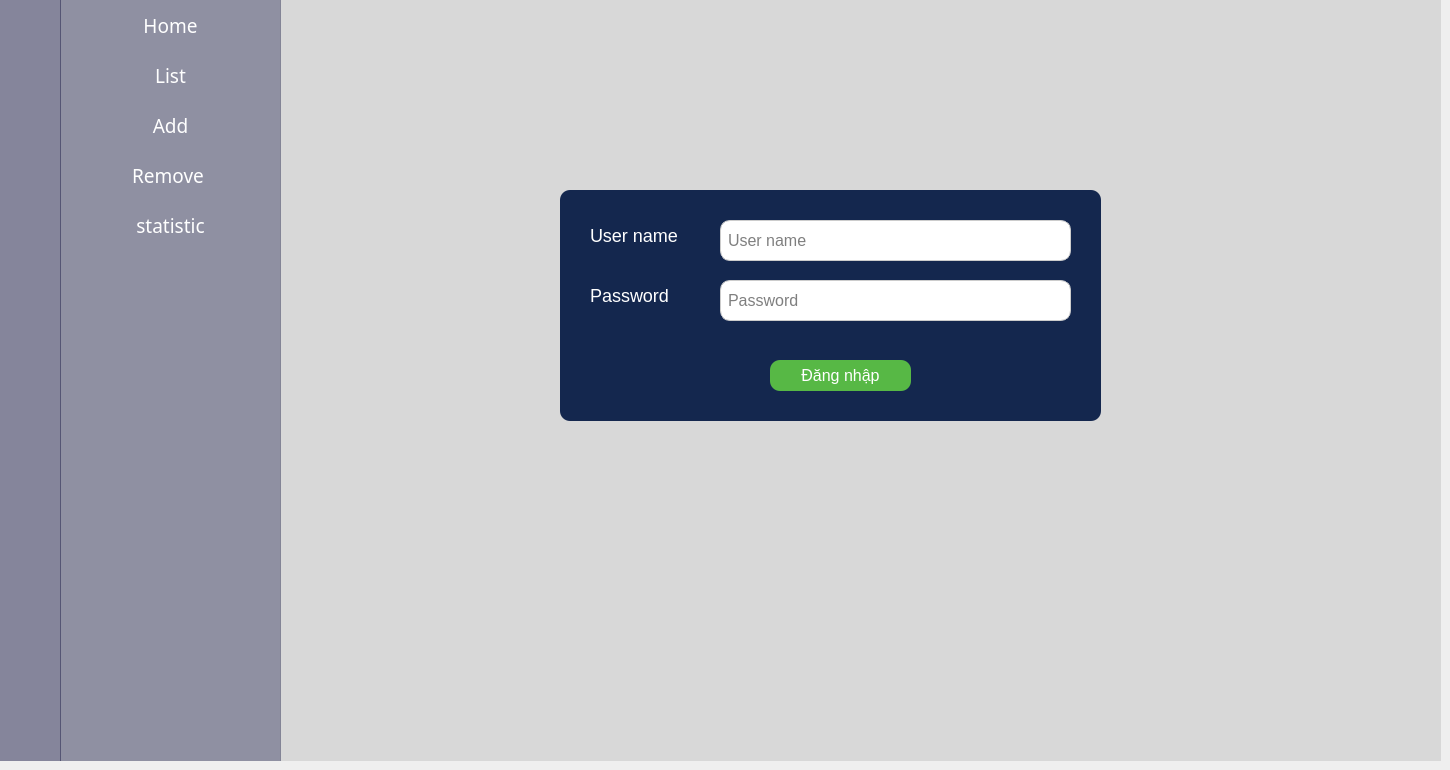
    <widget class="QWidget" name="Login">
     <widget class="QWidget" name="widget_3" native="true">
      <property name="geometry">
       <rect>
        <x>60</x>
        <y>0</y>
        <width>221</width>
        <height>761</height>
       </rect>
      </property>
      <property name="cursor">
       <cursorShape>ArrowCursor</cursorShape>
      </property>
      <property name="styleSheet">
       <string notr="true">background-color: rgba(47, 48, 85,0.5);</string>
      </property>
      <widget class="QPushButton" name="pushButton_16">
       <property name="geometry">
        <rect>
         <x>0</x>
         <y>0</y>
         <width>221</width>
         <height>51</height>
        </rect>
       </property>
       <property name="font">
        <font>
         <family>Algerian</family>
         <pointsize>14</pointsize>
        </font>
       </property>
       <property name="cursor">
        <cursorShape>PointingHandCursor</cursorShape>
       </property>
       <property name="styleSheet">
        <string notr="true">QPushButton {
background-color: rgba(0,0,0,0);
background-image: url();
border: none;
color: white;
}
QPushButton:hover{
background-color: #1a1946;
}
</string>
       </property>
       <property name="text">
        <string>Home</string>
       </property>
      </widget>
      <widget class="QPushButton" name="pushButton_17">
       <property name="geometry">
        <rect>
         <x>0</x>
         <y>50</y>
         <width>221</width>
         <height>51</height>
        </rect>
       </property>
       <property name="font">
        <font>
         <family>Algerian</family>
         <pointsize>14</pointsize>
        </font>
       </property>
       <property name="cursor">
        <cursorShape>PointingHandCursor</cursorShape>
       </property>
       <property name="styleSheet">
        <string notr="true">QPushButton {
background-color: rgba(0,0,0,0);
background-image: url();
border: none;
color: white;
}
QPushButton:hover{
background-color: #1a1946;
}
</string>
       </property>
       <property name="text">
        <string>List</string>
       </property>
      </widget>
      <widget class="QPushButton" name="pushButton_18">
       <property name="geometry">
        <rect>
         <x>0</x>
         <y>100</y>
         <width>221</width>
         <height>51</height>
        </rect>
       </property>
       <property name="font">
        <font>
         <family>Algerian</family>
         <pointsize>14</pointsize>
        </font>
       </property>
       <property name="cursor">
        <cursorShape>PointingHandCursor</cursorShape>
       </property>
       <property name="styleSheet">
        <string notr="true">QPushButton {
background-color: rgba(0,0,0,0);
background-image: url();
border: none;
color: white;
}
QPushButton:hover{
background-color: #1a1946;
}
</string>
       </property>
       <property name="text">
        <string>Add</string>
       </property>
      </widget>
      <widget class="QPushButton" name="pushButton_19">
       <property name="geometry">
        <rect>
         <x>0</x>
         <y>150</y>
         <width>221</width>
         <height>51</height>
        </rect>
       </property>
       <property name="font">
        <font>
         <family>Algerian</family>
         <pointsize>14</pointsize>
        </font>
       </property>
       <property name="cursor">
        <cursorShape>PointingHandCursor</cursorShape>
       </property>
       <property name="styleSheet">
        <string notr="true">QPushButton {
background-color: rgba(0,0,0,0);
background-image: url();
border: none;
color: white;
}
QPushButton:hover{
background-color: #1a1946;
}
</string>
       </property>
       <property name="text">
        <string>Remove </string>
       </property>
      </widget>
      <widget class="QPushButton" name="pushButton_20">
       <property name="geometry">
        <rect>
         <x>0</x>
         <y>200</y>
         <width>221</width>
         <height>51</height>
        </rect>
       </property>
       <property name="font">
        <font>
         <family>Algerian</family>
         <pointsize>14</pointsize>
        </font>
       </property>
       <property name="cursor">
        <cursorShape>PointingHandCursor</cursorShape>
       </property>
       <property name="styleSheet">
        <string notr="true">QPushButton {
background-color: rgba(0,0,0,0);
background-image: url();
border: none;
color: white;
}
QPushButton:hover{
background-color: #1a1946;
}
</string>
       </property>
       <property name="text">
        <string>statistic</string>
       </property>
      </widget>
     </widget>
     <widget class="QWidget" name="widget_4" native="true">
      <property name="geometry">
       <rect>
        <x>0</x>
        <y>0</y>
        <width>61</width>
        <height>761</height>
       </rect>
      </property>
      <property name="styleSheet">
       <string notr="true">background-color: rgba(27, 26, 71,0.5);</string>
      </property>
     </widget>
     <widget class="QWidget" name="login" native="true">
      <property name="geometry">
       <rect>
        <x>560</x>
        <y>190</y>
        <width>541</width>
        <height>231</height>
       </rect>
      </property>
      <property name="styleSheet">
       <string notr="true">background-color: #14274e;
border-radius: 10px;</string>
      </property>
      <widget class="QLineEdit" name="password">
       <property name="geometry">
        <rect>
         <x>160</x>
         <y>90</y>
         <width>351</width>
         <height>41</height>
        </rect>
       </property>
       <property name="styleSheet">
        <string notr="true">border: 1px solid #ccc;
font-size: 16px;
padding: 5px;
color: black;
background-color: white;</string>
       </property>
       <property name="maxLength">
        <number>40</number>
       </property>
       <property name="echoMode">
        <enum>QLineEdit::Password</enum>
       </property>
       <property name="placeholderText">
        <string>Password</string>
       </property>
      </widget>
      <widget class="QLineEdit" name="user_name">
       <property name="geometry">
        <rect>
         <x>160</x>
         <y>30</y>
         <width>351</width>
         <height>41</height>
        </rect>
       </property>
       <property name="styleSheet">
        <string notr="true">border: 1px solid #ccc;
font-size: 16px;
padding: 5px;
color: black;
background-color: white;</string>
       </property>
       <property name="maxLength">
        <number>40</number>
       </property>
       <property name="placeholderText">
        <string>User name</string>
       </property>
      </widget>
      <widget class="QPushButton" name="logined_btn">
       <property name="geometry">
        <rect>
         <x>210</x>
         <y>170</y>
         <width>141</width>
         <height>31</height>
        </rect>
       </property>
       <property name="cursor">
        <cursorShape>PointingHandCursor</cursorShape>
       </property>
       <property name="styleSheet">
        <string notr="true">QPushButton{
border: none;
font-size: 16px;
padding: 5px;
color: white;
background-color: rgb(87,184,69);
}
QPushButton:hover{
background-color:rgb(170, 170, 170);
}</string>
       </property>
       <property name="text">
        <string>Đăng nhập</string>
       </property>
      </widget>
      <widget class="QLabel" name="notify_text">
       <property name="geometry">
        <rect>
         <x>170</x>
         <y>140</y>
         <width>281</width>
         <height>20</height>
        </rect>
       </property>
       <property name="styleSheet">
        <string notr="true">color: rgb(255, 84, 32);
font-size: 14px;</string>
       </property>
       <property name="text">
        <string/>
       </property>
      </widget>
      <widget class="QLabel" name="label_12">
       <property name="geometry">
        <rect>
         <x>30</x>
         <y>90</y>
         <width>101</width>
         <height>31</height>
        </rect>
       </property>
       <property name="styleSheet">
        <string notr="true">color: white;
font-size: 18px;
text-align: center;
font-weight: 0px;</string>
       </property>
       <property name="text">
        <string>Password</string>
       </property>
       <property name="alignment">
        <set>Qt::AlignLeading|Qt::AlignLeft|Qt::AlignVCenter</set>
       </property>
      </widget>
      <widget class="QLabel" name="label_13">
       <property name="geometry">
        <rect>
         <x>30</x>
         <y>30</y>
         <width>111</width>
         <height>31</height>
        </rect>
       </property>
       <property name="styleSheet">
        <string notr="true">color: white;
font-size: 18px;
text-align: center;
font-weight: 0px;</string>
       </property>
       <property name="text">
        <string>User name</string>
       </property>
       <property name="alignment">
        <set>Qt::AlignLeading|Qt::AlignLeft|Qt::AlignVCenter</set>
       </property>
      </widget>
     </widget>
     <widget class="QWidget" name="widget_8" native="true">
      <property name="geometry">
       <rect>
        <x>280</x>
        <y>0</y>
        <width>1161</width>
        <height>761</height>
       </rect>
      </property>
      <property name="styleSheet">
       <string notr="true">background-color: rgba(193, 193, 193,0.5);</string>
      </property>
     </widget>
     <zorder>widget_8</zorder>
     <zorder>widget_3</zorder>
     <zorder>widget_4</zorder>
     <zorder>login</zorder>
    </widget>
